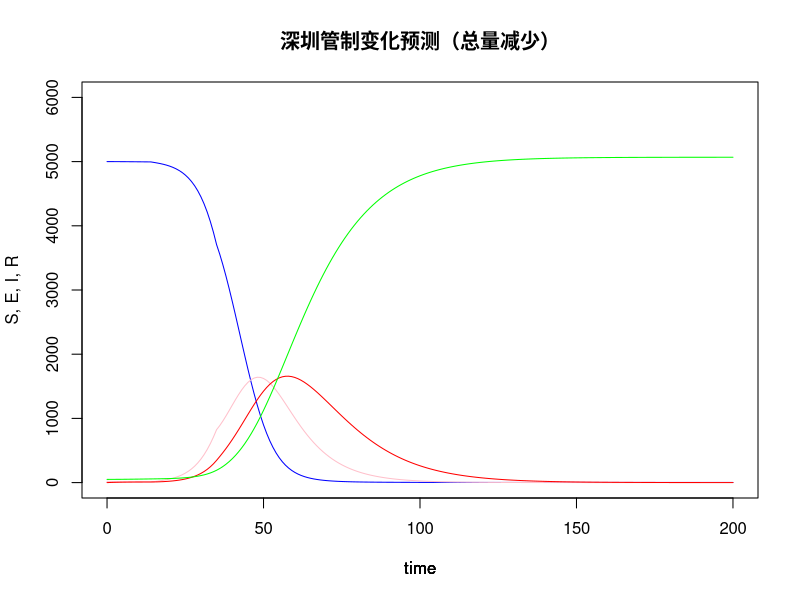

This figure's R source: (Note: this script raises an error after producing the figure.)
#PCL implementation of SEIR for CDC@SZ
#Authors: WH Li, XY Wei
#Jan 27, 2020

#remove (list = objects() )
library (deSolve) 

#the function for SEIR
seir_model = function (current_timepoint, state_values, parameters)
{
  # create state variables (local variables)
  S = state_values [1]        # susceptibles
  E = state_values [2]        # exposed
  I = state_values [3]        # infectious
  R = state_values [4]        # recovered
  
  with ( 
    as.list (parameters),     # variable names within parameters can be used 
    {
      # compute derivatives
      dS = (-beta * S * I)
      dE = (beta * S * I) - (delta * E)
      dI = (delta * E) - (gamma * I)
      dR = (gamma * I)
      
      # combine results
      results = c (dS, dE, dI, dR)
      list (results)
    }
  )
}


#set parameters
contact_rate = 5                     # number of contacts per day
transmission_probability = 0.035       # transmission probability
infectious_period = 14                # infectious period
latent_period = 10                    # latent period

beta_value =  contact_rate * transmission_probability
#beta_value = 0.8
gamma_value = 1 / infectious_period
delta_value = 1 / latent_period
Ro = beta_value / gamma_value

parameter_list = c (beta = beta_value, gamma = gamma_value, delta = delta_value)

#Set initial S,E,I,R values
W = 5000        # susceptible hosts
X = 20           # infectious hosts
Y = 0            # recovered hosts
Z = 50           # exposed hosts

N = W + X + Y + Z

initial_values = c (S = W/N, E = X/N, I = Y/N, R = Z/N)
	
timepoints = seq (0, 1, by=1)

output <- c(time=0, initial_values)

model = c(0.25, 1, 0.75, 1)
#model = c(0.25, 0.95, 0.6, 1)
#model = c(0.25, 1.05, 1.2, 1)

adj = 0.2

for (i in 1:200) {
	if (i <= 14 ) {
		beta_value = model[1] - adj
	} else if (i <= 35) {
		beta_value = model[2] - adj
	} else if (i <= 95) {
		beta_value = model[3] - adj
	} else {
		beta_value = model[4] - adj
	}
	#beta_value = beta_value * 0.99
	parameter_list = c (beta = beta_value, gamma = gamma_value, delta = delta_value)
	stage = lsoda (initial_values, timepoints, seir_model, parameter_list)
	initial_values = stage[c(4,6,8,10)]
    output <- rbind(output, c(time=i, initial_values))
}

scale = 1.2

# plot (I * N ~ time, data = output, type='b', col = 'blue', ylab = 'Infectious', main = 'Wuhan infectious')

# susceptible hosts over time plot (S * N ~ time, data = output, type='l', col = 'blue', ylab = 'S, E, I, R', main = 'SEIR epidemic') 
plot (S * N ~ time, data = output, type='l', ylim = c(0,W * 1.2), col = 'blue', ylab = 'S, E, I, R', main = '深圳管制变化预测（总量减少）') 
# remain on same frame
par (new = TRUE)    
# exposed hosts over time
plot (E * N ~ time, data = output, type='l', ylim = c(0,W * 1.2), col = 'pink', ylab = '', axes = FALSE)
# remain on same frame
par (new = TRUE) 
# infectious hosts over time
plot (I * N ~ time, data = output, type='l', ylim = c(0,W * 1.2), col = 'red', ylab = '', axes = FALSE) 
# remain on same frame
par (new = TRUE)  
# recovered hosts over time
plot (R * N ~ time, data = output, type='l', ylim = c(0,W * 1.2), col = 'green', ylab = '', axes = FALSE)
par (new = TRUE)                                              
# recovered hosts over time                                   
plot (city[,c("Shenzhen")] ~ city[,c("Time")], type='o',xlim = c(0,200), ylim = c(0,W * 1.2))
# remain on same frame
par (new = TRUE) 
legend(x=150,y=W,legend=c("Susceptible","Exposed","Infectious","Recovered","Actural"),col=c("blue","pink","red","green","black"), lty=1, cex=0.8)
